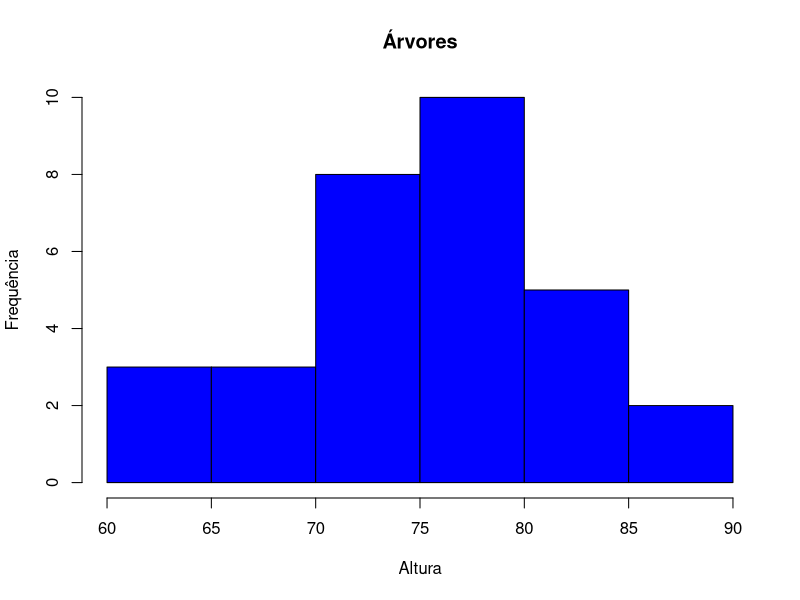
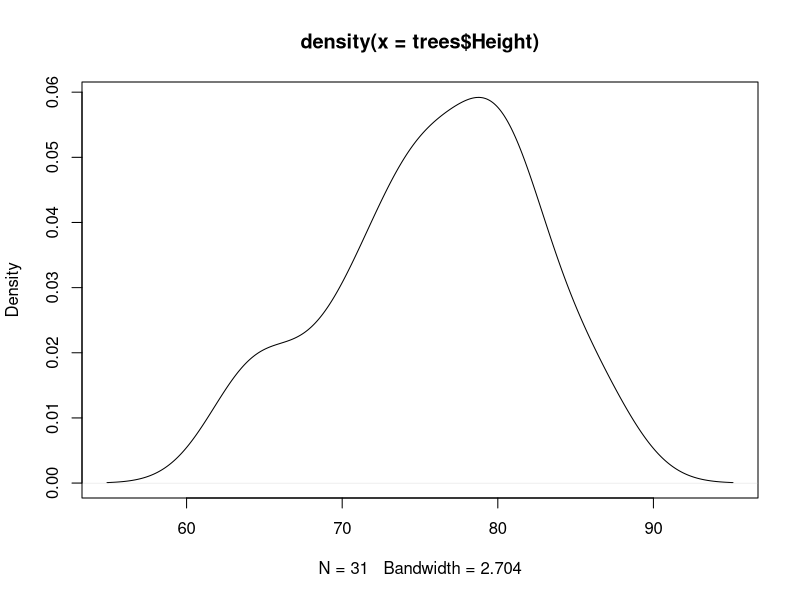
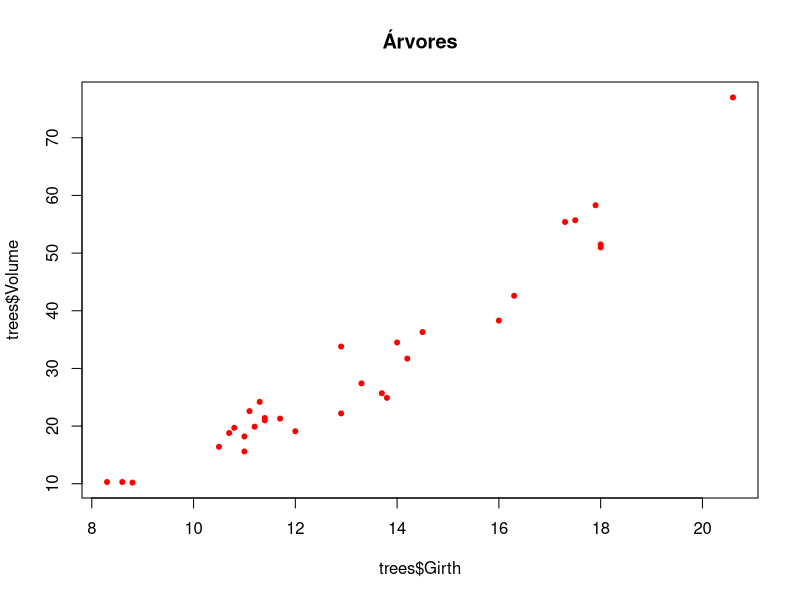
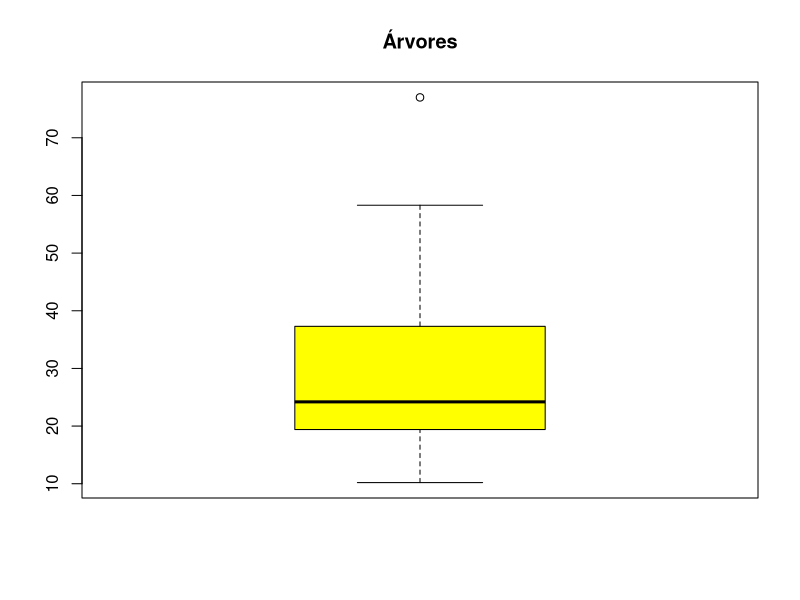
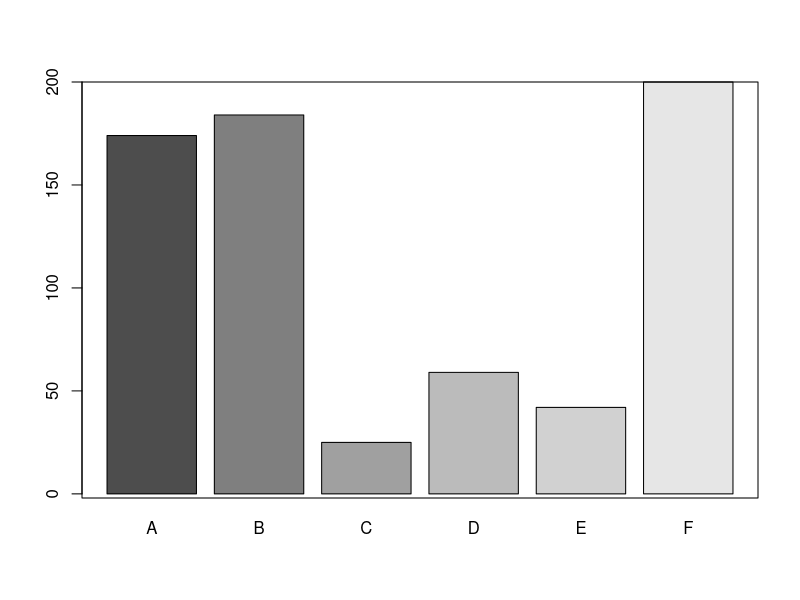
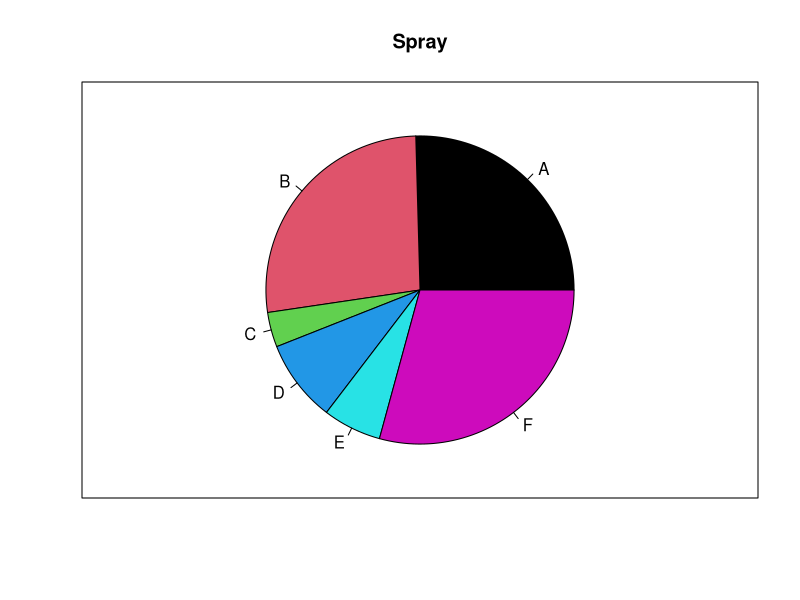

Reproduce these figures in R, in order.
# Estatistica: Teoria e Prática - Seção 13, aula 20
#

trees
InsectSprays

hist(trees$Height, main="Árvores", ylab="Frequência", xlab="Altura", col="blue")

densidade = density(trees$Height)
plot(densidade)

plot(trees$Girth, trees$Volume, main="Árvores", col="red", pch=20)

boxplot(trees$Volume, main="Árvores", col = "yellow")

spray =  aggregate(. ~ spray, data=InsectSprays, sum)
spray
barplot(spray$count, col = gray.colors(6), names.arg = spray$spray)
box()

pie(spray$count, col=c(1:6), labels=spray$spray, main="Spray")
box()

# QUIZ

# 1) Gráfico ideal para comparar variáveis categóricas
# R) Setores - Por mostrar as informações em ângulos próximos, é ideal para comparação

# 2) Gráfico recomendado para comparação de duas variáveis numéricas
# R) O gráfico de dispersão permite comprar duas variáveis numéricas em dois eixos: X e Y

# 3) Ideal para analisar a distribuição dos dados
# R) Um histograma mostra como os dados estão distribuídos

# 4) Gráfico utilizado para avaliar a distribuição dos dados, capaz de mostrar valores 
#    fora do padrão (outliers)
# R) Assim como o histograma, o box plot é útil para analisar a distribuição de variáveis. 
#    Porém, ele permite comparar mais de uma variável e mostra outliers.

# 5) Um problema com este tipo de gráfico é a sobreposição de valores de variáveis
# R) Dispersão - Se duas variáveis tiverem valores iguais ou muito próximos para X e Y, 
#    ocorre sobreposição
